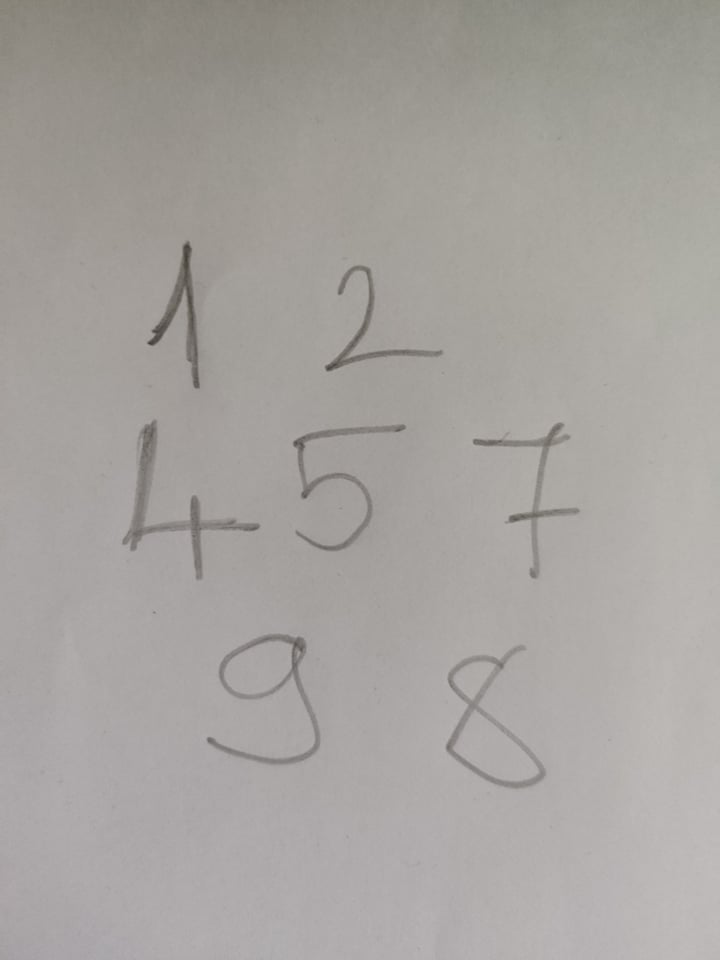
#> input picture numbers.jpg, 720 x 960 px
$ python main.py
#> lines starting #> are read from the running program, lines starting #| are printed output that depends on the picture; after the words box and inside, x2 and y2 are one past the last pixel; in counts of white or black regions, pixels touching at a corner belong together
import cv2 as cv
import numpy as np

img = cv.imread('numbers.jpg')
#> img is the input picture: shape (960, 720, 3); mean B, G, R 159.2, 162.8, 166.4
img = cv.cvtColor(img, cv.COLOR_BGR2GRAY)
#> img: shape (960, 720)

# plt.imshow(img, cmap='gray')
# plt.show()

img = img[200:800, 100:600]
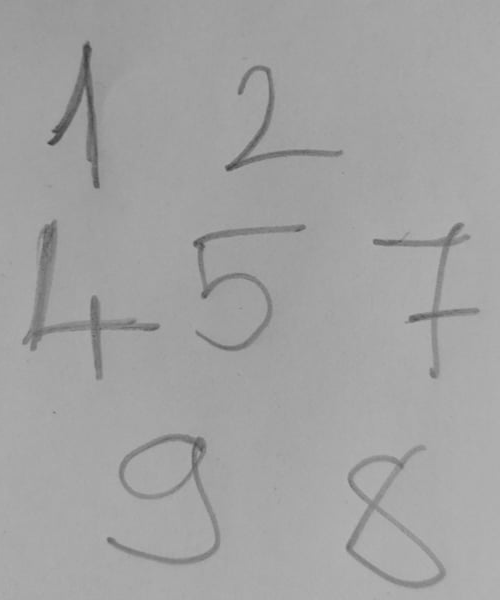
#> img: shape (600, 500); min 60, max 181, mean 162.4

ret, threshold = cv.threshold(img, 143, 255, cv.THRESH_BINARY_INV)
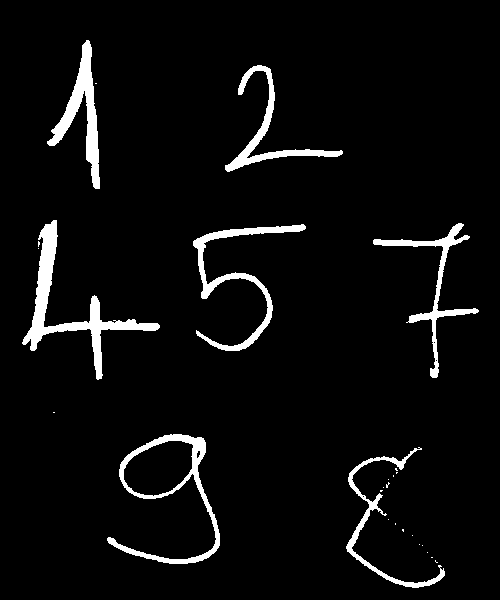
#> threshold: shape (600, 500); 4.9% white; 27 white regions (20 under 20 px), largest, box (x1, y1, x2, y2) and area: (22, 220, 160, 380) 3315, (47, 40, 100, 189) 2240, (107, 434, 220, 564) 2220

kernel = np.ones((3, 3), np.uint8)
open = cv.morphologyEx(threshold, cv.MORPH_OPEN, kernel)
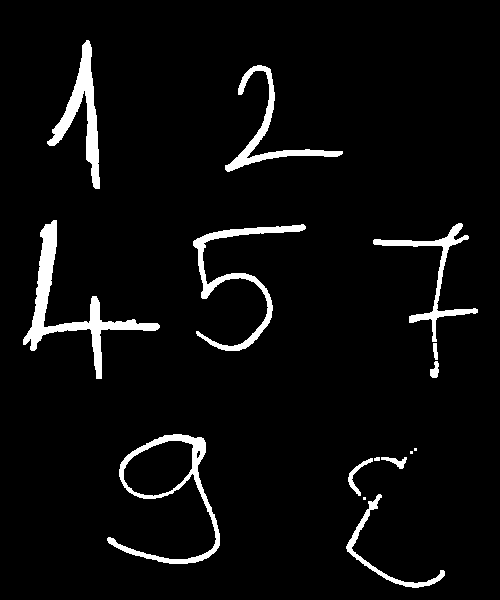
#> open: shape (600, 500); 4.8% white; 15 white regions (3 under 20 px), largest, box (x1, y1, x2, y2) and area: (23, 220, 160, 379) 3289, (47, 40, 100, 189) 2234, (107, 434, 220, 564) 2216
dil = cv.dilate(open, kernel, iterations=1)
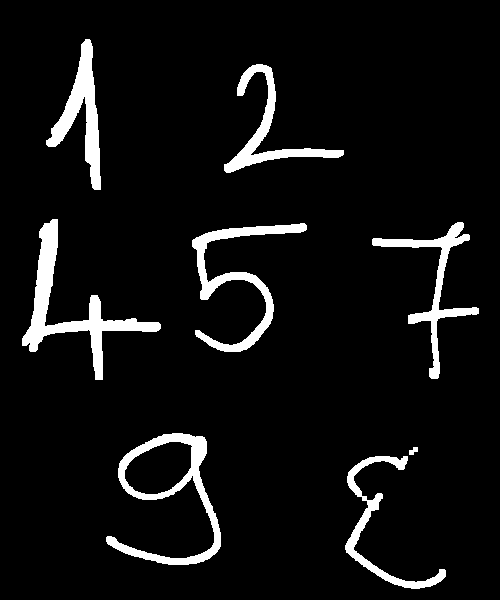
#> dil: shape (600, 500); 6.6% white; 8 white regions

contours, h = cv.findContours(dil, cv.RETR_EXTERNAL, cv.CHAIN_APPROX_NONE)
#> contours = 8 contours; box (x1, y1, x2, y2) and area: (106, 433, 221, 565) 5494, (22, 219, 161, 380) 3741, (192, 223, 307, 352) 2650, (46, 39, 101, 190) 2550, (372, 222, 479, 379) 2126, (224, 64, 344, 173) 2079, (345, 456, 446, 589) 1730, (409, 447, 418, 455) 33; h = [[1, -1, -1, -1], [2, 0, -1, -1], [3, 1, -1, -1], [4, 2, -1, -1], [5, 3, -1, -1], [6, 4, -1, -1], [7, 5, -1, -1], [-1, 6, -1, -1]]

img_copy = img.copy()
cv.drawContours(img_copy, contours, -1, (255, 0, 0), 2)
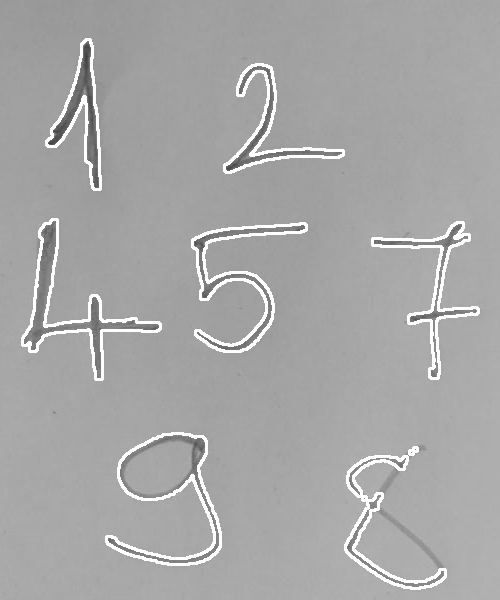
#> img_copy: shape (600, 500); 4.66% of pixels changed, all inside (x1, y1, x2, y2) = (21, 38, 480, 590)

def sort_contours(cnts, method="left-to-right"):
    # initialize the reverse flag and sort index
    reverse = False
    i = 0

    # handle if we need to sort in reverse
    if method == "right-to-left" or method == "bottom-to-top":
        reverse = True

    # handle if we are sorting against the y-coordinate rather than
    # the x-coordinate of the bounding box
    if method == "top-to-bottom" or method == "bottom-to-top":
        i = 1

    # construct the list of bounding boxes and sort them from top to
    # bottom
    bound_boxes = [cv.boundingRect(c) for c in cnts]
    (cnts, bound_boxes) = zip(*sorted(zip(cnts, bound_boxes),
                                      key=lambda b: b[1][i], reverse=reverse))
    # return the list of sorted contours and bounding boxes
    return cnts, bound_boxes


# [28 lines of commented-out code are left out]
